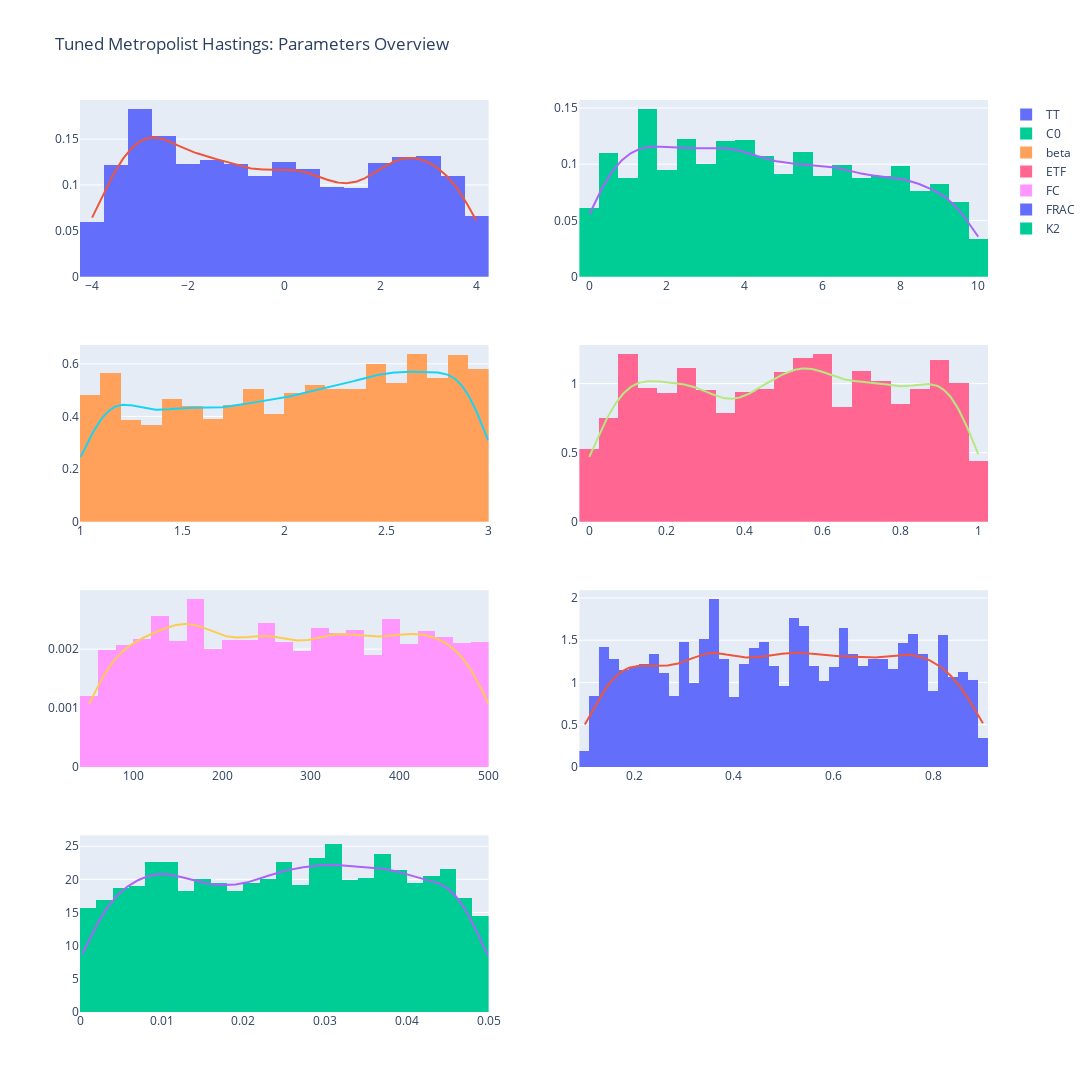

Write notebook code for a chart like this one.
### Code cell
import plotly.graph_objects as go
from plotly.subplots import make_subplots
from scipy.stats import gaussian_kde
import numpy as np

# Assuming 'samples' is your DataFrame with the data
# Create subplots with 4 rows and 2 columns, adjust the last row to have only one plot
fig = make_subplots(rows=4, cols=2, specs=[[{}, {}], [{}, {}], [{}, {}], [{}, None]])

# Adding a histogram and KDE for each parameter as a subplot
for i, col in enumerate(samples.columns):
    row = (i // 2) + 1  # Calculate the row by integer division
    col_idx = (i % 2) + 1  # Calculate the column index by modulo operation

    # Histogram
    fig.add_trace(
        go.Histogram(x=samples[col], name=col, histnorm='probability density'),
        row=row, col=col_idx
    )

    # KDE calculation
    kde = gaussian_kde(samples[col])
    x_values = np.linspace(samples[col].min(), samples[col].max(), 300)
    kde_values = kde(x_values)

    # Adding KDE as a line plot
    fig.add_trace(
        go.Scatter(x=x_values, y=kde_values, mode='lines', name=f'KDE {col}', showlegend=False),
        row=row, col=col_idx
    )

# Update layout to better fit the subplots
fig.update_layout(height=1800, width=1200, title_text="Tuned Metropolist Hastings: Parameters Overview")
fig.show()

### Figure 1 — Plotly figure (JSON) as saved in the notebook; plotly's stock layout.template omitted (floating-point values rounded to 4 significant figures; data arrays with more than 128 entries replaced by an {"elided": "..."} marker saying what was removed)
{"data": [{"histnorm": "probability density", "name": "TT", "type": "histogram", "x": {"elided": "2667 float values"}, "xaxis": "x", "yaxis": "y"}, {"mode": "lines", "name": "KDE TT", "showlegend": false, "type": "scatter", "x": {"elided": "300 float values"}, "xaxis": "x", "y": {"elided": "300 float values"}, "yaxis": "y"}, {"histnorm": "probability density", "name": "C0", "type": "histogram", "x": {"elided": "2667 float values"}, "xaxis": "x2", "yaxis": "y2"}, {"mode": "lines", "name": "KDE C0", "showlegend": false, "type": "scatter", "x": {"elided": "300 float values"}, "xaxis": "x2", "y": {"elided": "300 float values"}, "yaxis": "y2"}, {"histnorm": "probability density", "name": "beta", "type": "histogram", "x": {"elided": "2667 float values"}, "xaxis": "x3", "yaxis": "y3"}, {"mode": "lines", "name": "KDE beta", "showlegend": false, "type": "scatter", "x": {"elided": "300 float values"}, "xaxis": "x3", "y": {"elided": "300 float values"}, "yaxis": "y3"}, {"histnorm": "probability density", "name": "ETF", "type": "histogram", "x": {"elided": "2667 float values"}, "xaxis": "x4", "yaxis": "y4"}, {"mode": "lines", "name": "KDE ETF", "showlegend": false, "type": "scatter", "x": {"elided": "300 float values"}, "xaxis": "x4", "y": {"elided": "300 float values"}, "yaxis": "y4"}, {"histnorm": "probability density", "name": "FC", "type": "histogram", "x": {"elided": "2667 float values"}, "xaxis": "x5", "yaxis": "y5"}, {"mode": "lines", "name": "KDE FC", "showlegend": false, "type": "scatter", "x": {"elided": "300 float values"}, "xaxis": "x5", "y": {"elided": "300 float values"}, "yaxis": "y5"}, {"histnorm": "probability density", "name": "FRAC", "type": "histogram", "x": {"elided": "2667 float values"}, "xaxis": "x6", "yaxis": "y6"}, {"mode": "lines", "name": "KDE FRAC", "showlegend": false, "type": "scatter", "x": {"elided": "300 float values"}, "xaxis": "x6", "y": {"elided": "300 float values"}, "yaxis": "y6"}, {"histnorm": "probability density", "name": "K2", "type": "histogram", "x": {"elided": "2667 float values"}, "xaxis": "x7", "yaxis": "y7"}, {"mode": "lines", "name": "KDE K2", "showlegend": false, "type": "scatter", "x": {"elided": "300 float values"}, "xaxis": "x7", "y": {"elided": "300 float values"}, "yaxis": "y7"}], "layout": {"height": 1800, "title": {"text": "Tuned Metropolist Hastings: Parameters Overview"}, "width": 1200, "xaxis": {"anchor": "y", "domain": [0, 0.45]}, "xaxis2": {"anchor": "y2", "domain": [0.55, 1]}, "xaxis3": {"anchor": "y3", "domain": [0, 0.45]}, "xaxis4": {"anchor": "y4", "domain": [0.55, 1]}, "xaxis5": {"anchor": "y5", "domain": [0, 0.45]}, "xaxis6": {"anchor": "y6", "domain": [0.55, 1]}, "xaxis7": {"anchor": "y7", "domain": [0, 0.45]}, "yaxis": {"anchor": "x", "domain": [0.8063, 1]}, "yaxis2": {"anchor": "x2", "domain": [0.8063, 1]}, "yaxis3": {"anchor": "x3", "domain": [0.5375, 0.7312]}, "yaxis4": {"anchor": "x4", "domain": [0.5375, 0.7312]}, "yaxis5": {"anchor": "x5", "domain": [0.2687, 0.4625]}, "yaxis6": {"anchor": "x6", "domain": [0.2687, 0.4625]}, "yaxis7": {"anchor": "x7", "domain": [0, 0.1938]}}}
